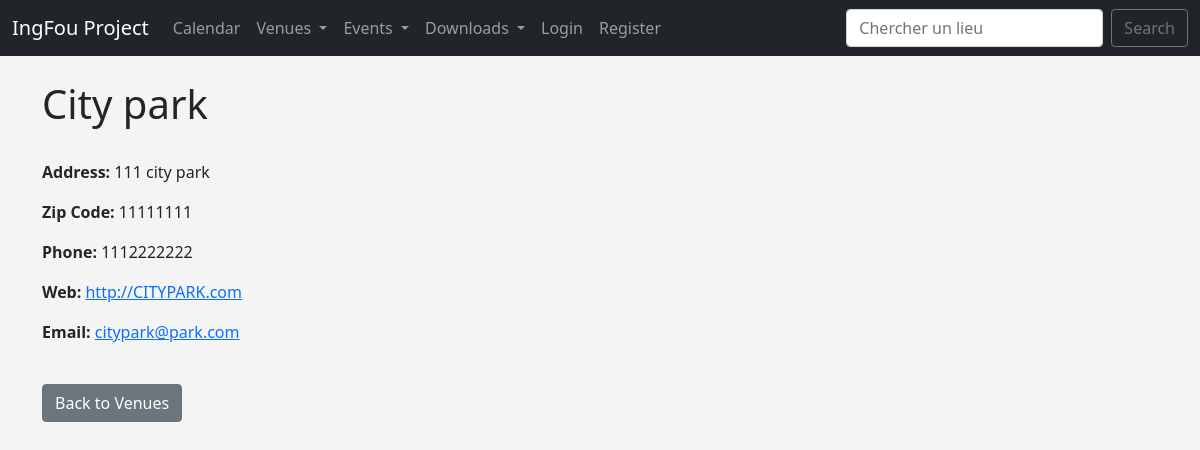
Screenshot of /cal/show_venue/1 with the database file from the repository.
### clubweb/models.py (models this page shows, shortened)
class Venue(models.Model):
    name = models.CharField('Venue name', max_length=100)
    address = models.CharField('Venue address', max_length=100)
    zip_code = models.CharField('zip code', max_length=15)
    phone = models.CharField('contact phone', max_length=20, blank=True)
    web = models.URLField('website address', blank=True)
    email_address = models.EmailField('email address', blank=True)

### clubweb/views.py (the view)
# urls.py: path('show_venue/<venue_id>', views.show_venue, name='show_venue'),
def show_venue(request, venue_id):
    venue = Venue.objects.get(pk=venue_id)
    return render(request, 'clubweb/show_venue.html', {'venue': venue})

### clubweb/templates/clubweb/show_venue.html
{% extends 'clubweb/base.html' %}
{% block content %}
    <h1>{{ venue.name }}</h1>
    <br/>
    <div class="venue-details">
        <p><strong>Address:</strong> {{ venue.address }}</p>
        <p><strong>Zip Code:</strong> {{ venue.zip_code }}</p>
        <p><strong>Phone:</strong> {{ venue.phone }}</p>
        <p><strong>Web:</strong> <a href="{{ venue.web }}" target="_blank">{{ venue.web }}</a></p>
        <p><strong>Email:</strong> <a href="mailto:{{ venue.email_address }}">{{ venue.email_address }}</a></p>
    </div>
    <br/>
    <a href="{% url 'clubweb:venues' %}" class="btn btn-secondary">Back to Venues</a>
            </div>
{% endblock %}

### clubweb/templates/clubweb/base.html (style rules this page uses)
body { background-color: #f4f4f4; }

### rows the page displays
Venue: name "City park", address "111 city park", zip_code "11111111", phone "1112222222", web "http://CITYPARK.com", email_address "citypark@park.com"
